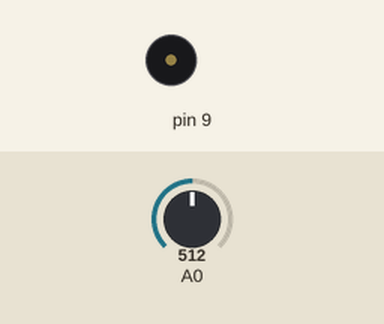
Bench run of a sketch on a simulated Arduino Nano, built with avr-gcc and run on an emulated ATmega328P. On the bench: buzzer (waves = sounding). The test bench sets the inputs (shaded band); at power-on: A0 = 512.

Above: at 1.2 s.
1.3 s: A0 set to 938
2.8 s: A0 set to 965
At 3.8 s:
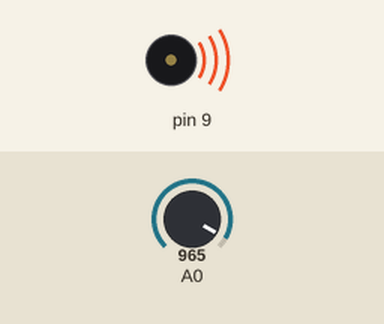
Timing chart, 0 to 10.3 s (numbered marks = the images above; inputs shaded):
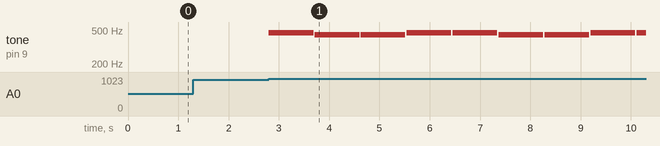

Measured:
- the behaviour switches between 950 and 951 on A0 (found by bisection; images 0 and 1)
- after the input at 1.3 s, every drawn part: stays the same
- after the input at 2.8 s, tone on pin 9: plays 466 Hz for 0.89 s, 440 Hz for 0.89 s, 440 Hz for 0.89 s, 466 Hz for 0.89 s, 466 Hz for 0.89 s, 440 Hz for 0.89 s … (9 notes in this stretch), starting at once

The sketch:

crab.ino
```cpp
#define B0  31
#define C1  33
#define CS1 35
#define D1  37
#define DS1 39
#define E1  41
#define F1  44
#define FS1 46
#define G1  49
#define GS1 52
#define A1  55
#define AS1 58
#define B1  62
#define C2  65
#define CS2 69
#define D2  73
#define DS2 78
#define E2  82
#define F2  87
#define FS2 93
#define G2  98
#define GS2 104
#define A2  110
#define AS2 117
#define B2  123
#define C3  131
#define CS3 139
#define D3  147
#define DS3 156
#define E3  165
#define F3  175
#define FS3 185
#define G3  196
#define GS3 208
#define A3  220
#define AS3 233
#define B3  247
#define C4  262
#define CS4 277
#define D4  294
#define DS4 311
#define E4  330
#define F4  349
#define FS4 370
#define G4  392
#define GS4 415
#define A4  440
#define AS4 466
#define B4  494
#define C5  523
#define CS5 554
#define D5  587
#define DS5 622
#define E5  659
#define F5  698
#define FS5 740
#define G5  784
#define GS5 831
#define A5  880
#define AS5 932
#define B5  988
#define C6  1047
#define CS6 1109
#define D6  1175
#define DS6 1245
#define E6  1319
#define F6  1397
#define FS6 1480
#define G6  1568
#define GS6 1661
#define A6  1760
#define AS6 1865
#define B6  1976
#define C7  2093
#define CS7 2217
#define D7  2349
#define DS7 2489
#define E7  2637
#define F7  2794
#define FS7 2960
#define G7  3136
#define GS7 3322
#define A7  3520
#define AS7 3729
#define B7  3951
#define C8  4186
#define CS8 4435
#define D8  4699
#define DS8 4978
int tonePin = 11;
int tones[] = {AS4,A4,A4,AS4,AS4,A4,A4,AS4,AS4,A4,A4,AS4,AS4,A4,A4,AS4,D4,AS3,A3,A3,A3,A3,A3,AS3,AS3,AS3,C4,A3,AS3,AS3,A3,A3,A3,A3,A3,AS3,AS3,AS3,A3,AS3,AS3,A3,A3,A3,A3,A3,AS3,AS3,AS3,A3,G3,G3,G3,G3,AS3,A3,CS4,D4,D4,AS4,G4,G4,D4,D4,A4,F4,F4,D4,D4,A4,F4,F4,C4,C4,E4,E4,F4,D4,AS4,G4,G4,D4,D4,A4,F4,F4,D4,D4,A4,F4,F4,C4,C4,E4,E4,F4,D3,AS3,G3,G3,D3,D3,A3,F3,F3,D3,D3,A3,F3,F3,C3,C3,E3,E3,F3,D4,AS4,G4,G4,D4,D4,A4,F4,F4,D4,D4,A4,F4,F4,C4,C4,E4,E4,F4,AS4,A4,A4,AS4,AS4,A4,A4,AS4,AS4,A4,A4,AS4,AS4,A4,A4,AS4,D4,AS3,A3,A3,A3,A3,A3,AS3,AS3,AS3,A3,AS3,AS3,A3,A3,A3,A3,A3,AS3,AS3,AS3,A3,AS3,AS3,A3,A3,A3,A3,A3,AS3,AS3,AS3,A3,G3,G3,G3,G3,AS3,A3,CS4,D4,D4,AS4,G4,G4,D4,D4,A4,F4,F4,D4,D4,A4,F4,F4,C4,C4,E4,E4,F4,D4,AS4,G4,G4,D4,D4,A4,F4,F4,D4,D4,A4,F4,F4,C4,C4,E4,E4,F4,D3,AS3,G3,G3,D3,D3,A3,F3,F3,D3,D3,A3,F3,F3,C3,C3,E3,E3,F3,D4,AS4,G4,G4,D4,D4,A4,F4,F4,D4,D4,A4,F4,F4,C4,C4,E4,E4,F4,AS4,D5,A4,A4,F4,F4,F4,A4,F4,AS4,D5,A4,A4,F4,F4,F4,A4,F4,AS4,D5,A4,A4,F4,F4,F4,A4,F4,AS4,D5,A4,A4,F4,F4,F4,A4,F4};
int delays[] = {889,889,889,889,889,889,889,889,889,889,889,889,889,889,889,889,444,333,223,334,444,444,333,334,223,111,111,222,444,333,223,334,444,444,333,334,223,222,222,444,333,223,334,444,444,333,334,223,222,222,444,444,444,444,444,444,444,444,222,222,222,111,223,111,222,222,111,223,111,222,222,111,223,223,223,111,222,222,222,222,111,223,111,222,222,111,223,111,222,222,111,223,223,223,111,222,222,222,222,111,223,111,222,222,111,223,111,222,222,111,223,223,223,111,222,222,222,222,111,223,111,222,222,111,223,111,222,222,111,223,223,223,111,222,889,889,889,889,889,889,889,889,889,889,889,889,889,889,889,889,444,333,223,334,444,444,333,334,223,222,222,444,333,223,334,444,444,333,334,223,222,222,444,333,223,334,444,444,333,334,223,222,222,444,444,444,444,444,444,444,444,222,222,222,111,223,111,222,222,111,223,111,222,222,111,223,223,223,111,222,222,222,222,111,223,111,222,222,111,223,111,222,222,111,223,223,223,111,222,222,222,222,111,223,111,222,222,111,223,111,222,222,111,223,223,223,111,222,222,222,222,111,223,111,222,222,111,223,111,222,222,111,223,223,223,111,222,444,444,444,444,666,222,222,222,444,444,444,444,444,666,222,222,222,444,444,444,444,444,666,222,222,222,444,444,444,444,444,666,222,222,210,421};
void song() {  bool playing = true;    for (int i = 0; i < sizeof(delays) / sizeof(delays[0]); i++) {    tone(9, tones[i], delays[i]);    delay(delays[i] + 25);    if (analogRead(A0) <= 950) break;  }}void setup() {}void loop() {  if (analogRead(A0) > 950) song();}
```
